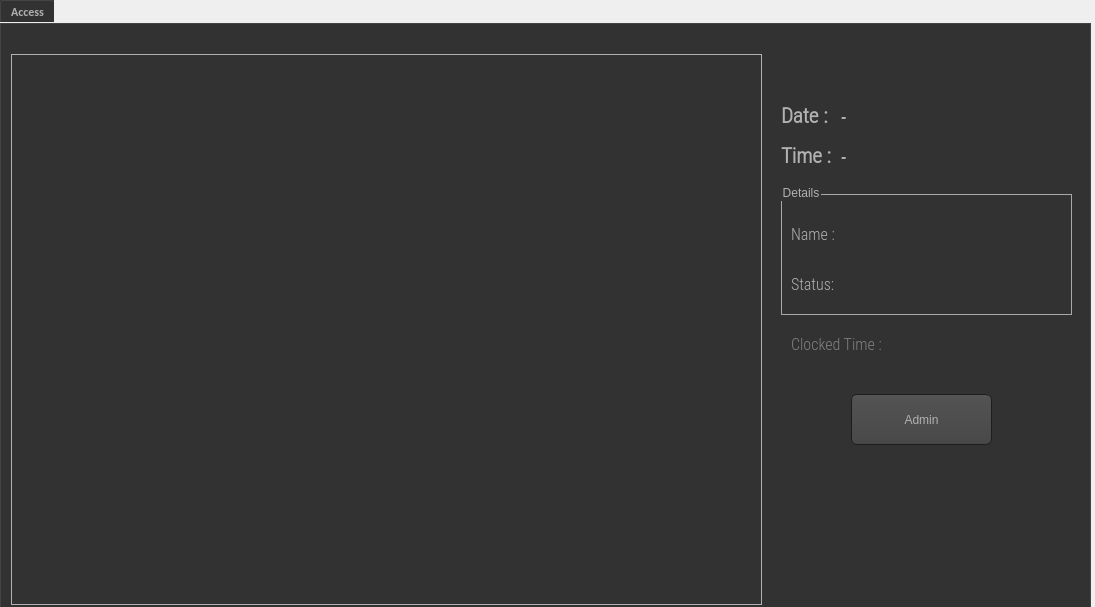
<?xml version="1.0" encoding="UTF-8"?>
<ui version="4.0">
 <class>OutputDialog</class>
 <widget class="QDialog" name="OutputDialog">
  <property name="geometry">
   <rect>
    <x>0</x>
    <y>0</y>
    <width>1095</width>
    <height>607</height>
   </rect>
  </property>
  <property name="minimumSize">
   <size>
    <width>0</width>
    <height>0</height>
   </size>
  </property>
  <property name="maximumSize">
   <size>
    <width>1280</width>
    <height>720</height>
   </size>
  </property>
  <property name="font">
   <font>
    <family>Calibri</family>
    <weight>75</weight>
    <bold>true</bold>
   </font>
  </property>
  <property name="windowTitle">
   <string>Secure Lab Access</string>
  </property>
  <property name="windowIcon">
   <iconset resource="resource.qrc">
    <normaloff>:/icon/icon.png</normaloff>:/icon/icon.png</iconset>
  </property>
  <widget class="QTabWidget" name="tabWidget">
   <property name="geometry">
    <rect>
     <x>0</x>
     <y>0</y>
     <width>1091</width>
     <height>621</height>
    </rect>
   </property>
   <property name="styleSheet">
    <string notr="true">QToolTip
{
     border: 1px solid black;
     background-color: #ffa02f;
     padding: 1px;
     border-radius: 3px;
     opacity: 100;
}

QWidget
{
    color: #b1b1b1;
    background-color: #323232;
}

QTreeView, QListView
{
    background-color: silver;
    margin-left: 5px;
}

QWidget:item:hover
{
    background-color: QLinearGradient( x1: 0, y1: 0, x2: 0, y2: 1, stop: 0 #ffa02f, stop: 1 #ca0619);
    color: #000000;
}

QWidget:item:selected
{
    background-color: QLinearGradient( x1: 0, y1: 0, x2: 0, y2: 1, stop: 0 #ffa02f, stop: 1 #d7801a);
}

QMenuBar::item
{
    background: transparent;
}

QMenuBar::item:selected
{
    background: transparent;
    border: 1px solid #ffaa00;
}

QMenuBar::item:pressed
{
    background: #444;
    border: 1px solid #000;
    background-color: QLinearGradient(
        x1:0, y1:0,
        x2:0, y2:1,
        stop:1 #212121,
        stop:0.4 #343434/*,
        stop:0.2 #343434,
        stop:0.1 #ffaa00*/
    );
    margin-bottom:-1px;
    padding-bottom:1px;
}

QMenu
{
    border: 1px solid #000;
}

QMenu::item
{
    padding: 2px 20px 2px 20px;
}

QMenu::item:selected
{
    color: #000000;
}

QWidget:disabled
{
    color: #808080;
    background-color: #323232;
}

QAbstractItemView
{
    background-color: QLinearGradient( x1: 0, y1: 0, x2: 0, y2: 1, stop: 0 #4d4d4d, stop: 0.1 #646464, stop: 1 #5d5d5d);
}

QWidget:focus
{
    /*border: 1px solid darkgray;*/
}

QLineEdit
{
    background-color: QLinearGradient( x1: 0, y1: 0, x2: 0, y2: 1, stop: 0 #4d4d4d, stop: 0 #646464, stop: 1 #5d5d5d);
    padding: 1px;
    border-style: solid;
    border: 1px solid #1e1e1e;
    border-radius: 5;
}

QPushButton
{
    color: #b1b1b1;
    background-color: QLinearGradient( x1: 0, y1: 0, x2: 0, y2: 1, stop: 0 #565656, stop: 0.1 #525252, stop: 0.5 #4e4e4e, stop: 0.9 #4a4a4a, stop: 1 #464646);
    border-width: 1px;
    border-color: #1e1e1e;
    border-style: solid;
    border-radius: 6;
    padding: 3px;
    font-size: 12px;
    padding-left: 5px;
    padding-right: 5px;
    min-width: 40px;
}

QPushButton:pressed
{
    background-color: QLinearGradient( x1: 0, y1: 0, x2: 0, y2: 1, stop: 0 #2d2d2d, stop: 0.1 #2b2b2b, stop: 0.5 #292929, stop: 0.9 #282828, stop: 1 #252525);
}

QComboBox
{
    selection-background-color: #ffaa00;
    background-color: QLinearGradient( x1: 0, y1: 0, x2: 0, y2: 1, stop: 0 #565656, stop: 0.1 #525252, stop: 0.5 #4e4e4e, stop: 0.9 #4a4a4a, stop: 1 #464646);
    border-style: solid;
    border: 1px solid #1e1e1e;
    border-radius: 5;
}

QComboBox:hover,QPushButton:hover
{
    border: 2px solid QLinearGradient( x1: 0, y1: 0, x2: 0, y2: 1, stop: 0 #ffa02f, stop: 1 #d7801a);
}


QComboBox:on
{
    padding-top: 3px;
    padding-left: 4px;
    background-color: QLinearGradient( x1: 0, y1: 0, x2: 0, y2: 1, stop: 0 #2d2d2d, stop: 0.1 #2b2b2b, stop: 0.5 #292929, stop: 0.9 #282828, stop: 1 #252525);
    selection-background-color: #ffaa00;
}

QComboBox QAbstractItemView
{
    border: 2px solid darkgray;
    selection-background-color: QLinearGradient( x1: 0, y1: 0, x2: 0, y2: 1, stop: 0 #ffa02f, stop: 1 #d7801a);
}

QComboBox::drop-down
{
     subcontrol-origin: padding;
     subcontrol-position: top right;
     width: 15px;

     border-left-width: 0px;
     border-left-color: darkgray;
     border-left-style: solid; /* just a single line */
     border-top-right-radius: 3px; /* same radius as the QComboBox */
     border-bottom-right-radius: 3px;
 }

QComboBox::down-arrow
{
     image: url(:/dark_orange/img/down_arrow.png);
}

QGroupBox
{
    border: 1px solid darkgray;
    margin-top: 10px;
}

QGroupBox:focus
{
    border: 1px solid darkgray;
}

QTextEdit:focus
{
    border: 1px solid darkgray;
}

QScrollBar:horizontal {
     border: 1px solid #222222;
     background: QLinearGradient( x1: 0, y1: 0, x2: 0, y2: 1, stop: 0.0 #121212, stop: 0.2 #282828, stop: 1 #484848);
     height: 7px;
     margin: 0px 16px 0 16px;
}

QScrollBar::handle:horizontal
{
      background: QLinearGradient( x1: 0, y1: 0, x2: 1, y2: 0, stop: 0 #ffa02f, stop: 0.5 #d7801a, stop: 1 #ffa02f);
      min-height: 20px;
      border-radius: 2px;
}

QScrollBar::add-line:horizontal {
      border: 1px solid #1b1b19;
      border-radius: 2px;
      background: QLinearGradient( x1: 0, y1: 0, x2: 1, y2: 0, stop: 0 #ffa02f, stop: 1 #d7801a);
      width: 14px;
      subcontrol-position: right;
      subcontrol-origin: margin;
}

QScrollBar::sub-line:horizontal {
      border: 1px solid #1b1b19;
      border-radius: 2px;
      background: QLinearGradient( x1: 0, y1: 0, x2: 1, y2: 0, stop: 0 #ffa02f, stop: 1 #d7801a);
      width: 14px;
     subcontrol-position: left;
     subcontrol-origin: margin;
}

QScrollBar::right-arrow:horizontal, QScrollBar::left-arrow:horizontal
{
      border: 1px solid black;
      width: 1px;
      height: 1px;
      background: white;
}

QScrollBar::add-page:horizontal, QScrollBar::sub-page:horizontal
{
      background: none;
}

QScrollBar:vertical
{
      background: QLinearGradient( x1: 0, y1: 0, x2: 1, y2: 0, stop: 0.0 #121212, stop: 0.2 #282828, stop: 1 #484848);
      width: 7px;
      margin: 16px 0 16px 0;
      border: 1px solid #222222;
}

QScrollBar::handle:vertical
{
      background: QLinearGradient( x1: 0, y1: 0, x2: 0, y2: 1, stop: 0 #ffa02f, stop: 0.5 #d7801a, stop: 1 #ffa02f);
      min-height: 20px;
      border-radius: 2px;
}

QScrollBar::add-line:vertical
{
      border: 1px solid #1b1b19;
      border-radius: 2px;
      background: QLinearGradient( x1: 0, y1: 0, x2: 0, y2: 1, stop: 0 #ffa02f, stop: 1 #d7801a);
      height: 14px;
      subcontrol-position: bottom;
      subcontrol-origin: margin;
}

QScrollBar::sub-line:vertical
{
      border: 1px solid #1b1b19;
      border-radius: 2px;
      background: QLinearGradient( x1: 0, y1: 0, x2: 0, y2: 1, stop: 0 #d7801a, stop: 1 #ffa02f);
      height: 14px;
      subcontrol-position: top;
      subcontrol-origin: margin;
}

QScrollBar::up-arrow:vertical, QScrollBar::down-arrow:vertical
{
      border: 1px solid black;
      width: 1px;
      height: 1px;
      background: white;
}


QScrollBar::add-page:vertical, QScrollBar::sub-page:vertical
{
      background: none;
}

QTextEdit
{
    background-color: #242424;
}

QPlainTextEdit
{
    background-color: #242424;
}

QHeaderView::section
{
    background-color: QLinearGradient(x1:0, y1:0, x2:0, y2:1, stop:0 #616161, stop: 0.5 #505050, stop: 0.6 #434343, stop:1 #656565);
    color: white;
    padding-left: 4px;
    border: 1px solid #6c6c6c;
}

QCheckBox:disabled
{
color: #414141;
}

QDockWidget::title
{
    text-align: center;
    spacing: 3px; /* spacing between items in the tool bar */
    background-color: QLinearGradient(x1:0, y1:0, x2:0, y2:1, stop:0 #323232, stop: 0.5 #242424, stop:1 #323232);
}

QDockWidget::close-button, QDockWidget::float-button
{
    text-align: center;
    spacing: 1px; /* spacing between items in the tool bar */
    background-color: QLinearGradient(x1:0, y1:0, x2:0, y2:1, stop:0 #323232, stop: 0.5 #242424, stop:1 #323232);
}

QDockWidget::close-button:hover, QDockWidget::float-button:hover
{
    background: #242424;
}

QDockWidget::close-button:pressed, QDockWidget::float-button:pressed
{
    padding: 1px -1px -1px 1px;
}

QMainWindow::separator
{
    background-color: QLinearGradient(x1:0, y1:0, x2:0, y2:1, stop:0 #161616, stop: 0.5 #151515, stop: 0.6 #212121, stop:1 #343434);
    color: white;
    padding-left: 4px;
    border: 1px solid #4c4c4c;
    spacing: 3px; /* spacing between items in the tool bar */
}

QMainWindow::separator:hover
{

    background-color: QLinearGradient(x1:0, y1:0, x2:0, y2:1, stop:0 #d7801a, stop:0.5 #b56c17 stop:1 #ffa02f);
    color: white;
    padding-left: 4px;
    border: 1px solid #6c6c6c;
    spacing: 3px; /* spacing between items in the tool bar */
}

QToolBar::handle
{
     spacing: 3px; /* spacing between items in the tool bar */
     background: url(:/dark_orange/img/handle.png);
}

QMenu::separator
{
    height: 2px;
    background-color: QLinearGradient(x1:0, y1:0, x2:0, y2:1, stop:0 #161616, stop: 0.5 #151515, stop: 0.6 #212121, stop:1 #343434);
    color: white;
    padding-left: 4px;
    margin-left: 10px;
    margin-right: 5px;
}

QProgressBar
{
    border: 2px solid grey;
    border-radius: 5px;
    text-align: center;
}

QProgressBar::chunk
{
    background-color: #d7801a;
    width: 2.15px;
    margin: 0.5px;
}

QTabBar::tab {
    color: #b1b1b1;
    border: 1px solid #444;
    border-bottom-style: none;
    background-color: #323232;
    padding-left: 10px;
    padding-right: 10px;
    padding-top: 3px;
    padding-bottom: 2px;
    margin-right: -1px;
}

QTabWidget::pane {
    border: 1px solid #444;
    top: 1px;
}

QTabBar::tab:last
{
    margin-right: 0; /* the last selected tab has nothing to overlap with on the right */
    border-top-right-radius: 3px;
}

QTabBar::tab:first:!selected
{
 margin-left: 0px; /* the last selected tab has nothing to overlap with on the right */


    border-top-left-radius: 3px;
}

QTabBar::tab:!selected
{
    color: #b1b1b1;
    border-bottom-style: solid;
    margin-top: 3px;
    background-color: QLinearGradient(x1:0, y1:0, x2:0, y2:1, stop:1 #212121, stop:.4 #343434);
}

QTabBar::tab:selected
{
    border-top-left-radius: 3px;
    border-top-right-radius: 3px;
    margin-bottom: 0px;
}

QTabBar::tab:!selected:hover
{
    /*border-top: 2px solid #ffaa00;
    padding-bottom: 3px;*/
    border-top-left-radius: 3px;
    border-top-right-radius: 3px;
    background-color: QLinearGradient(x1:0, y1:0, x2:0, y2:1, stop:1 #212121, stop:0.4 #343434, stop:0.2 #343434, stop:0.1 #ffaa00);
}

QRadioButton::indicator:checked, QRadioButton::indicator:unchecked{
    color: #b1b1b1;
    background-color: #323232;
    border: 1px solid #b1b1b1;
    border-radius: 6px;
}

QRadioButton::indicator:checked
{
    background-color: qradialgradient(
        cx: 0.5, cy: 0.5,
        fx: 0.5, fy: 0.5,
        radius: 1.0,
        stop: 0.25 #ffaa00,
        stop: 0.3 #323232
    );
}

QCheckBox::indicator{
    color: #b1b1b1;
    background-color: #323232;
    border: 1px solid #b1b1b1;
    width: 9px;
    height: 9px;
}

QRadioButton::indicator
{
    border-radius: 6px;
}

QRadioButton::indicator:hover, QCheckBox::indicator:hover
{
    border: 1px solid #ffaa00;
}

QCheckBox::indicator:checked
{
    image:url(:/dark_orange/img/checkbox.png);
}

QCheckBox::indicator:disabled, QRadioButton::indicator:disabled
{
    border: 1px solid #444;
}


QSlider::groove:horizontal {
    border: 1px solid #3A3939;
    height: 8px;
    background: #201F1F;
    margin: 2px 0;
    border-radius: 2px;
}

QSlider::handle:horizontal {
    background: QLinearGradient( x1: 0, y1: 0, x2: 0, y2: 1,
      stop: 0.0 silver, stop: 0.2 #a8a8a8, stop: 1 #727272);
    border: 1px solid #3A3939;
    width: 14px;
    height: 14px;
    margin: -4px 0;
    border-radius: 2px;
}

QSlider::groove:vertical {
    border: 1px solid #3A3939;
    width: 8px;
    background: #201F1F;
    margin: 0 0px;
    border-radius: 2px;
}

QSlider::handle:vertical {
    background: QLinearGradient( x1: 0, y1: 0, x2: 0, y2: 1, stop: 0.0 silver,
      stop: 0.2 #a8a8a8, stop: 1 #727272);
    border: 1px solid #3A3939;
    width: 14px;
    height: 14px;
    margin: 0 -4px;
    border-radius: 2px;
}

QAbstractSpinBox {
    padding-top: 2px;
    padding-bottom: 2px;
    border: 1px solid darkgray;

    border-radius: 2px;
    min-width: 50px;
}
</string>
   </property>
   <property name="currentIndex">
    <number>0</number>
   </property>
   <widget class="QWidget" name="Access">
    <attribute name="title">
     <string>Access</string>
    </attribute>
    <widget class="QGroupBox" name="groupBox">
     <property name="geometry">
      <rect>
       <x>780</x>
       <y>160</y>
       <width>291</width>
       <height>131</height>
      </rect>
     </property>
     <property name="title">
      <string>Details</string>
     </property>
     <widget class="QLabel" name="StatusLabel">
      <property name="geometry">
       <rect>
        <x>70</x>
        <y>80</y>
        <width>201</width>
        <height>31</height>
       </rect>
      </property>
      <property name="font">
       <font>
        <family>Roboto Condensed Light</family>
        <pointsize>12</pointsize>
        <weight>50</weight>
        <bold>false</bold>
       </font>
      </property>
      <property name="text">
       <string/>
      </property>
     </widget>
     <widget class="QLabel" name="NameLabel">
      <property name="geometry">
       <rect>
        <x>80</x>
        <y>40</y>
        <width>169</width>
        <height>21</height>
       </rect>
      </property>
      <property name="font">
       <font>
        <family>Roboto Condensed Light</family>
        <pointsize>12</pointsize>
        <weight>50</weight>
        <bold>false</bold>
       </font>
      </property>
      <property name="text">
       <string/>
      </property>
     </widget>
     <widget class="QLabel" name="label_6">
      <property name="geometry">
       <rect>
        <x>10</x>
        <y>90</y>
        <width>51</width>
        <height>20</height>
       </rect>
      </property>
      <property name="font">
       <font>
        <family>Roboto Condensed Light</family>
        <pointsize>12</pointsize>
        <weight>50</weight>
        <bold>false</bold>
       </font>
      </property>
      <property name="text">
       <string>Status:</string>
      </property>
     </widget>
     <widget class="QLabel" name="label_3">
      <property name="geometry">
       <rect>
        <x>10</x>
        <y>40</y>
        <width>54</width>
        <height>20</height>
       </rect>
      </property>
      <property name="font">
       <font>
        <family>Roboto Condensed Light</family>
        <pointsize>12</pointsize>
        <weight>50</weight>
        <bold>false</bold>
       </font>
      </property>
      <property name="text">
       <string>Name : </string>
      </property>
     </widget>
    </widget>
    <widget class="QLabel" name="imgLabel">
     <property name="geometry">
      <rect>
       <x>10</x>
       <y>30</y>
       <width>751</width>
       <height>551</height>
      </rect>
     </property>
     <property name="minimumSize">
      <size>
       <width>4</width>
       <height>0</height>
      </size>
     </property>
     <property name="frameShape">
      <enum>QFrame::Box</enum>
     </property>
     <property name="text">
      <string/>
     </property>
     <property name="scaledContents">
      <bool>true</bool>
     </property>
    </widget>
    <widget class="QLabel" name="label_2">
     <property name="geometry">
      <rect>
       <x>780</x>
       <y>120</y>
       <width>62</width>
       <height>24</height>
      </rect>
     </property>
     <property name="font">
      <font>
       <family>Roboto Condensed Light</family>
       <pointsize>16</pointsize>
       <weight>75</weight>
       <bold>true</bold>
      </font>
     </property>
     <property name="text">
      <string>Time :</string>
     </property>
    </widget>
    <widget class="QLabel" name="Time_Label">
     <property name="geometry">
      <rect>
       <x>840</x>
       <y>120</y>
       <width>231</width>
       <height>25</height>
      </rect>
     </property>
     <property name="font">
      <font>
       <family>MS Shell Dlg 2</family>
       <pointsize>12</pointsize>
       <weight>75</weight>
       <bold>true</bold>
      </font>
     </property>
     <property name="text">
      <string>-</string>
     </property>
    </widget>
    <widget class="QLabel" name="label">
     <property name="geometry">
      <rect>
       <x>780</x>
       <y>80</y>
       <width>59</width>
       <height>24</height>
      </rect>
     </property>
     <property name="font">
      <font>
       <family>Roboto Condensed Light</family>
       <pointsize>16</pointsize>
       <weight>75</weight>
       <bold>true</bold>
      </font>
     </property>
     <property name="text">
      <string>Date :</string>
     </property>
    </widget>
    <widget class="QLabel" name="Date_Label">
     <property name="geometry">
      <rect>
       <x>840</x>
       <y>80</y>
       <width>231</width>
       <height>25</height>
      </rect>
     </property>
     <property name="font">
      <font>
       <family>MS Shell Dlg 2</family>
       <pointsize>12</pointsize>
       <weight>75</weight>
       <bold>true</bold>
      </font>
     </property>
     <property name="text">
      <string>-</string>
     </property>
    </widget>
    <widget class="QPushButton" name="adminButton">
     <property name="geometry">
      <rect>
       <x>850</x>
       <y>370</y>
       <width>141</width>
       <height>51</height>
      </rect>
     </property>
     <property name="text">
      <string>Admin</string>
     </property>
    </widget>
    <widget class="QLabel" name="label_5">
     <property name="enabled">
      <bool>false</bool>
     </property>
     <property name="geometry">
      <rect>
       <x>790</x>
       <y>310</y>
       <width>107</width>
       <height>20</height>
      </rect>
     </property>
     <property name="font">
      <font>
       <family>Roboto Condensed Light</family>
       <pointsize>12</pointsize>
       <weight>50</weight>
       <bold>false</bold>
      </font>
     </property>
     <property name="text">
      <string>Clocked Time : </string>
     </property>
    </widget>
    <widget class="QLabel" name="HoursLabel">
     <property name="enabled">
      <bool>false</bool>
     </property>
     <property name="geometry">
      <rect>
       <x>900</x>
       <y>310</y>
       <width>181</width>
       <height>20</height>
      </rect>
     </property>
     <property name="font">
      <font>
       <family>Roboto Condensed Light</family>
       <pointsize>12</pointsize>
       <weight>50</weight>
       <bold>false</bold>
      </font>
     </property>
     <property name="text">
      <string/>
     </property>
    </widget>
   </widget>
  </widget>
 </widget>
 <resources>
  <include location="resource.qrc"/>
 </resources>
 <connections/>
</ui>
